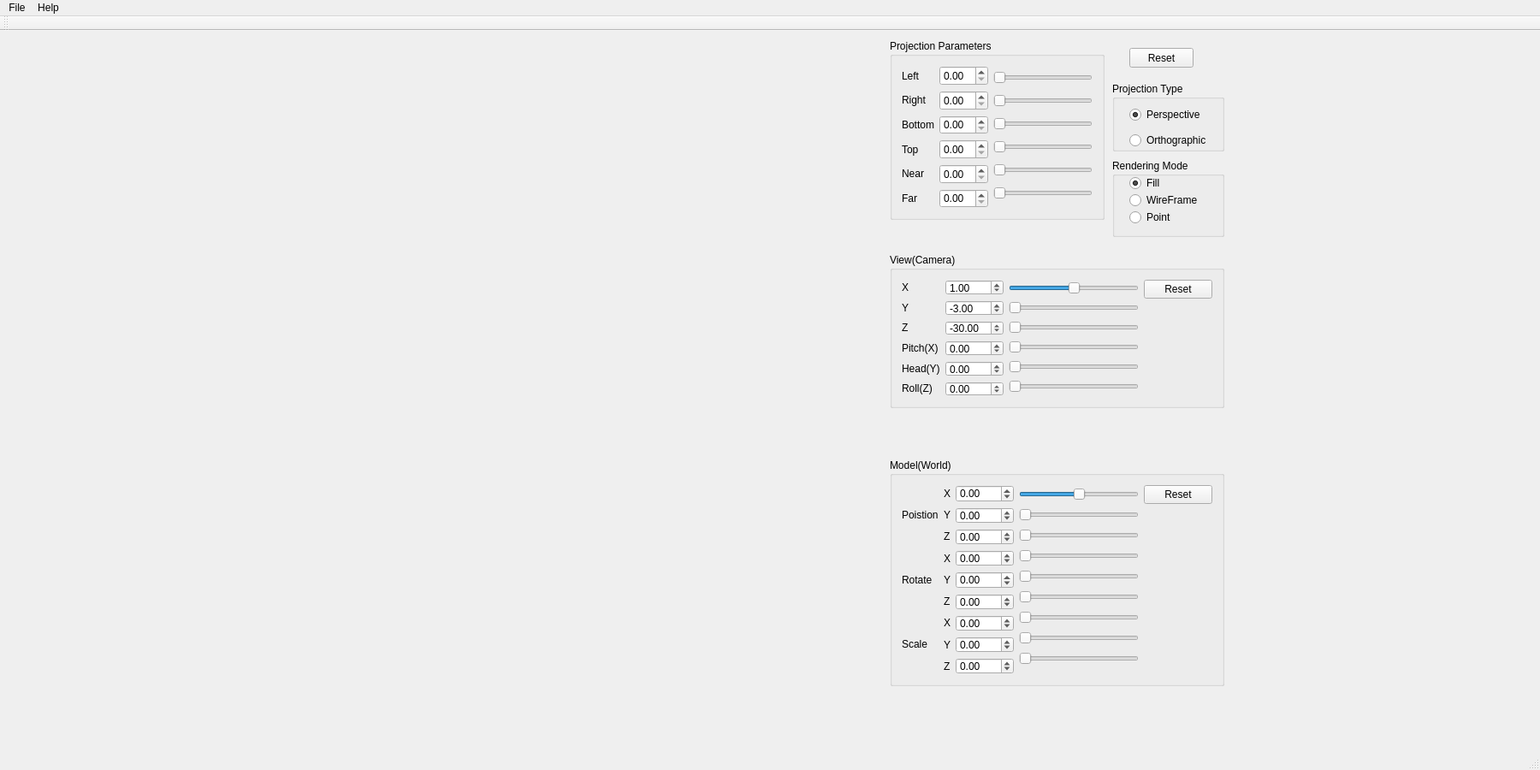
<?xml version="1.0" encoding="UTF-8"?>
<ui version="4.0">
 <class>mainwindowClass</class>
 <widget class="QMainWindow" name="mainwindowClass">
  <property name="geometry">
   <rect>
    <x>0</x>
    <y>0</y>
    <width>1800</width>
    <height>900</height>
   </rect>
  </property>
  <property name="windowTitle">
   <string>OpenGL-Transform</string>
  </property>
  <widget class="QWidget" name="centralWidget">
   <widget class="GLWidget" name="verticalWidget" native="true">
    <property name="geometry">
     <rect>
      <x>20</x>
      <y>10</y>
      <width>1000</width>
      <height>800</height>
     </rect>
    </property>
    <layout class="QVBoxLayout" name="verticalLayout"/>
   </widget>
   <widget class="QWidget" name="widget" native="true">
    <property name="geometry">
     <rect>
      <x>1030</x>
      <y>-10</y>
      <width>411</width>
      <height>801</height>
     </rect>
    </property>
    <widget class="QGroupBox" name="groupBox">
     <property name="geometry">
      <rect>
       <x>10</x>
       <y>270</y>
       <width>391</width>
       <height>181</height>
      </rect>
     </property>
     <property name="title">
      <string>View(Camera)</string>
     </property>
     <layout class="QGridLayout" name="gridLayout">
      <item row="0" column="0" rowspan="2">
       <layout class="QHBoxLayout" name="horizontalLayout">
        <item>
         <layout class="QVBoxLayout" name="verticalLayout_2">
          <item>
           <widget class="QLabel" name="label">
            <property name="text">
             <string>X</string>
            </property>
           </widget>
          </item>
          <item>
           <widget class="QLabel" name="label_2">
            <property name="text">
             <string>Y</string>
            </property>
           </widget>
          </item>
          <item>
           <widget class="QLabel" name="label_3">
            <property name="text">
             <string>Z</string>
            </property>
           </widget>
          </item>
          <item>
           <widget class="QLabel" name="label_5">
            <property name="text">
             <string>Pitch(X)</string>
            </property>
           </widget>
          </item>
          <item>
           <widget class="QLabel" name="label_6">
            <property name="text">
             <string>Head(Y)</string>
            </property>
           </widget>
          </item>
          <item>
           <widget class="QLabel" name="label_7">
            <property name="text">
             <string>Roll(Z)</string>
            </property>
           </widget>
          </item>
         </layout>
        </item>
        <item>
         <layout class="QVBoxLayout" name="verticalLayout_3">
          <item>
           <widget class="QDoubleSpinBox" name="XDoubleSpinBox">
            <property name="minimum">
             <double>-100.000000000000000</double>
            </property>
            <property name="value">
             <double>1.000000000000000</double>
            </property>
           </widget>
          </item>
          <item>
           <widget class="QDoubleSpinBox" name="YDoubleSpinBox">
            <property name="minimum">
             <double>-100.000000000000000</double>
            </property>
            <property name="value">
             <double>-3.000000000000000</double>
            </property>
           </widget>
          </item>
          <item>
           <widget class="QDoubleSpinBox" name="ZDoubleSpinBox">
            <property name="minimum">
             <double>-100.000000000000000</double>
            </property>
            <property name="value">
             <double>-30.000000000000000</double>
            </property>
           </widget>
          </item>
          <item>
           <widget class="QDoubleSpinBox" name="PitchDoubleSpinBox">
            <property name="minimum">
             <double>-100.000000000000000</double>
            </property>
           </widget>
          </item>
          <item>
           <widget class="QDoubleSpinBox" name="HeadDoubleSpinBox">
            <property name="minimum">
             <double>-100.000000000000000</double>
            </property>
           </widget>
          </item>
          <item>
           <widget class="QDoubleSpinBox" name="RollDoubleSpinBox">
            <property name="minimum">
             <double>-100.000000000000000</double>
            </property>
           </widget>
          </item>
         </layout>
        </item>
        <item>
         <layout class="QVBoxLayout" name="verticalLayout_4">
          <item>
           <widget class="QSlider" name="XHorizontalSlider">
            <property name="minimum">
             <number>-100</number>
            </property>
            <property name="maximum">
             <number>100</number>
            </property>
            <property name="orientation">
             <enum>Qt::Horizontal</enum>
            </property>
           </widget>
          </item>
          <item>
           <widget class="QSlider" name="YHorizontalSlider">
            <property name="orientation">
             <enum>Qt::Horizontal</enum>
            </property>
           </widget>
          </item>
          <item>
           <widget class="QSlider" name="ZHorizontalSlider">
            <property name="orientation">
             <enum>Qt::Horizontal</enum>
            </property>
           </widget>
          </item>
          <item>
           <widget class="QSlider" name="PitchHorizontalSlider">
            <property name="orientation">
             <enum>Qt::Horizontal</enum>
            </property>
           </widget>
          </item>
          <item>
           <widget class="QSlider" name="HeadHorizontalSlider">
            <property name="orientation">
             <enum>Qt::Horizontal</enum>
            </property>
           </widget>
          </item>
          <item>
           <widget class="QSlider" name="RollHorizontalSlider">
            <property name="orientation">
             <enum>Qt::Horizontal</enum>
            </property>
           </widget>
          </item>
         </layout>
        </item>
       </layout>
      </item>
      <item row="0" column="1">
       <widget class="QPushButton" name="ViewButton">
        <property name="text">
         <string>Reset</string>
        </property>
       </widget>
      </item>
      <item row="1" column="1">
       <spacer name="verticalSpacer">
        <property name="orientation">
         <enum>Qt::Vertical</enum>
        </property>
        <property name="sizeHint" stdset="0">
         <size>
          <width>20</width>
          <height>117</height>
         </size>
        </property>
       </spacer>
      </item>
     </layout>
    </widget>
    <widget class="QGroupBox" name="groupBox_2">
     <property name="geometry">
      <rect>
       <x>10</x>
       <y>510</y>
       <width>391</width>
       <height>266</height>
      </rect>
     </property>
     <property name="title">
      <string>Model(World)</string>
     </property>
     <layout class="QGridLayout" name="gridLayout_4">
      <item row="0" column="0">
       <layout class="QGridLayout" name="gridLayout_2">
        <item row="0" column="0" rowspan="2">
         <layout class="QHBoxLayout" name="horizontalLayout_2">
          <item>
           <layout class="QVBoxLayout" name="verticalLayout_5">
            <item>
             <widget class="QLabel" name="label_4">
              <property name="text">
               <string>Poistion</string>
              </property>
             </widget>
            </item>
            <item>
             <widget class="QLabel" name="label_8">
              <property name="text">
               <string>Rotate</string>
              </property>
             </widget>
            </item>
            <item>
             <widget class="QLabel" name="label_9">
              <property name="text">
               <string>Scale</string>
              </property>
             </widget>
            </item>
           </layout>
          </item>
          <item>
           <layout class="QVBoxLayout" name="verticalLayout_6">
            <item>
             <widget class="QLabel" name="label_10">
              <property name="text">
               <string>X</string>
              </property>
             </widget>
            </item>
            <item>
             <widget class="QLabel" name="label_11">
              <property name="text">
               <string>Y</string>
              </property>
             </widget>
            </item>
            <item>
             <widget class="QLabel" name="label_12">
              <property name="text">
               <string>Z</string>
              </property>
             </widget>
            </item>
            <item>
             <widget class="QLabel" name="label_13">
              <property name="text">
               <string>X</string>
              </property>
             </widget>
            </item>
            <item>
             <widget class="QLabel" name="label_14">
              <property name="text">
               <string>Y</string>
              </property>
             </widget>
            </item>
            <item>
             <widget class="QLabel" name="label_15">
              <property name="text">
               <string>Z</string>
              </property>
             </widget>
            </item>
            <item>
             <widget class="QLabel" name="label_16">
              <property name="text">
               <string>X</string>
              </property>
             </widget>
            </item>
            <item>
             <widget class="QLabel" name="label_17">
              <property name="text">
               <string>Y</string>
              </property>
             </widget>
            </item>
            <item>
             <widget class="QLabel" name="label_18">
              <property name="text">
               <string>Z</string>
              </property>
             </widget>
            </item>
           </layout>
          </item>
          <item>
           <layout class="QVBoxLayout" name="verticalLayout_7">
            <item>
             <widget class="QDoubleSpinBox" name="PosXDoubleSpinBox">
              <property name="minimum">
               <double>-100.000000000000000</double>
              </property>
             </widget>
            </item>
            <item>
             <widget class="QDoubleSpinBox" name="PosYDoubleSpinBox">
              <property name="minimum">
               <double>-100.000000000000000</double>
              </property>
             </widget>
            </item>
            <item>
             <widget class="QDoubleSpinBox" name="PosZDoubleSpinBox">
              <property name="minimum">
               <double>-100.000000000000000</double>
              </property>
             </widget>
            </item>
            <item>
             <widget class="QDoubleSpinBox" name="RotXDoubleSpinBox">
              <property name="minimum">
               <double>-100.000000000000000</double>
              </property>
             </widget>
            </item>
            <item>
             <widget class="QDoubleSpinBox" name="RotZDoubleSpinBox">
              <property name="minimum">
               <double>-100.000000000000000</double>
              </property>
             </widget>
            </item>
            <item>
             <widget class="QDoubleSpinBox" name="RotYDoubleSpinBox">
              <property name="minimum">
               <double>-100.000000000000000</double>
              </property>
             </widget>
            </item>
            <item>
             <widget class="QDoubleSpinBox" name="ScaleXDoubleSpinBox">
              <property name="minimum">
               <double>-100.000000000000000</double>
              </property>
             </widget>
            </item>
            <item>
             <widget class="QDoubleSpinBox" name="ScaleYDoubleSpinBox">
              <property name="minimum">
               <double>-100.000000000000000</double>
              </property>
             </widget>
            </item>
            <item>
             <widget class="QDoubleSpinBox" name="ScaleZDoubleSpinBox">
              <property name="minimum">
               <double>-100.000000000000000</double>
              </property>
             </widget>
            </item>
           </layout>
          </item>
          <item>
           <layout class="QVBoxLayout" name="verticalLayout_8">
            <item>
             <widget class="QSlider" name="PosXHorizontalSlider">
              <property name="minimum">
               <number>-100</number>
              </property>
              <property name="orientation">
               <enum>Qt::Horizontal</enum>
              </property>
             </widget>
            </item>
            <item>
             <widget class="QSlider" name="PosXHorizontalSlider_2">
              <property name="orientation">
               <enum>Qt::Horizontal</enum>
              </property>
             </widget>
            </item>
            <item>
             <widget class="QSlider" name="PosXHorizontalSlider_3">
              <property name="orientation">
               <enum>Qt::Horizontal</enum>
              </property>
             </widget>
            </item>
            <item>
             <widget class="QSlider" name="RotXHorizontalSlider">
              <property name="orientation">
               <enum>Qt::Horizontal</enum>
              </property>
             </widget>
            </item>
            <item>
             <widget class="QSlider" name="RotYHorizontalSlider">
              <property name="orientation">
               <enum>Qt::Horizontal</enum>
              </property>
             </widget>
            </item>
            <item>
             <widget class="QSlider" name="RotZHorizontalSlider">
              <property name="orientation">
               <enum>Qt::Horizontal</enum>
              </property>
             </widget>
            </item>
            <item>
             <widget class="QSlider" name="ScaleXHorizontalSlider">
              <property name="orientation">
               <enum>Qt::Horizontal</enum>
              </property>
             </widget>
            </item>
            <item>
             <widget class="QSlider" name="ScaleYHorizontalSlider">
              <property name="orientation">
               <enum>Qt::Horizontal</enum>
              </property>
             </widget>
            </item>
            <item>
             <widget class="QSlider" name="ScaleZHorizontalSlider">
              <property name="orientation">
               <enum>Qt::Horizontal</enum>
              </property>
             </widget>
            </item>
           </layout>
          </item>
         </layout>
        </item>
        <item row="0" column="1">
         <widget class="QPushButton" name="modelButton">
          <property name="text">
           <string>Reset</string>
          </property>
         </widget>
        </item>
        <item row="1" column="1">
         <spacer name="verticalSpacer_2">
          <property name="orientation">
           <enum>Qt::Vertical</enum>
          </property>
          <property name="sizeHint" stdset="0">
           <size>
            <width>20</width>
            <height>40</height>
           </size>
          </property>
         </spacer>
        </item>
       </layout>
      </item>
     </layout>
    </widget>
    <widget class="QGroupBox" name="groupBox_3">
     <property name="geometry">
      <rect>
       <x>10</x>
       <y>20</y>
       <width>251</width>
       <height>211</height>
      </rect>
     </property>
     <property name="title">
      <string>Projection Parameters</string>
     </property>
     <layout class="QGridLayout" name="gridLayout_3">
      <item row="0" column="0">
       <layout class="QVBoxLayout" name="verticalLayout_9">
        <item>
         <widget class="QLabel" name="label_19">
          <property name="text">
           <string>Left</string>
          </property>
         </widget>
        </item>
        <item>
         <widget class="QLabel" name="label_20">
          <property name="text">
           <string>Right</string>
          </property>
         </widget>
        </item>
        <item>
         <widget class="QLabel" name="label_21">
          <property name="text">
           <string>Bottom</string>
          </property>
         </widget>
        </item>
        <item>
         <widget class="QLabel" name="label_22">
          <property name="text">
           <string>Top</string>
          </property>
         </widget>
        </item>
        <item>
         <widget class="QLabel" name="label_23">
          <property name="text">
           <string>Near</string>
          </property>
         </widget>
        </item>
        <item>
         <widget class="QLabel" name="label_24">
          <property name="text">
           <string>Far</string>
          </property>
         </widget>
        </item>
       </layout>
      </item>
      <item row="0" column="1">
       <layout class="QVBoxLayout" name="verticalLayout_10">
        <item>
         <widget class="QDoubleSpinBox" name="LeftDoubleSpinBox"/>
        </item>
        <item>
         <widget class="QDoubleSpinBox" name="RightDoubleSpinBox"/>
        </item>
        <item>
         <widget class="QDoubleSpinBox" name="BottomDoubleSpinBox"/>
        </item>
        <item>
         <widget class="QDoubleSpinBox" name="TopDoubleSpinBox"/>
        </item>
        <item>
         <widget class="QDoubleSpinBox" name="NearDoubleSpinBox"/>
        </item>
        <item>
         <widget class="QDoubleSpinBox" name="FarDoubleSpinBox"/>
        </item>
       </layout>
      </item>
      <item row="0" column="2">
       <layout class="QVBoxLayout" name="verticalLayout_11">
        <item>
         <widget class="QSlider" name="LeftHorizontalSlider">
          <property name="orientation">
           <enum>Qt::Horizontal</enum>
          </property>
         </widget>
        </item>
        <item>
         <widget class="QSlider" name="RightHorizontalSlider">
          <property name="orientation">
           <enum>Qt::Horizontal</enum>
          </property>
         </widget>
        </item>
        <item>
         <widget class="QSlider" name="BottomHorizontalSlider">
          <property name="orientation">
           <enum>Qt::Horizontal</enum>
          </property>
         </widget>
        </item>
        <item>
         <widget class="QSlider" name="TopHorizontalSlider">
          <property name="orientation">
           <enum>Qt::Horizontal</enum>
          </property>
         </widget>
        </item>
        <item>
         <widget class="QSlider" name="NearHorizontalSlider">
          <property name="orientation">
           <enum>Qt::Horizontal</enum>
          </property>
         </widget>
        </item>
        <item>
         <widget class="QSlider" name="FarHorizontalSlider">
          <property name="orientation">
           <enum>Qt::Horizontal</enum>
          </property>
         </widget>
        </item>
       </layout>
      </item>
     </layout>
    </widget>
    <widget class="QGroupBox" name="groupBox_4">
     <property name="geometry">
      <rect>
       <x>270</x>
       <y>70</y>
       <width>131</width>
       <height>81</height>
      </rect>
     </property>
     <property name="title">
      <string>Projection Type</string>
     </property>
     <widget class="QRadioButton" name="PerspRadioButton">
      <property name="geometry">
       <rect>
        <x>20</x>
        <y>30</y>
        <width>89</width>
        <height>16</height>
       </rect>
      </property>
      <property name="text">
       <string>Perspective</string>
      </property>
      <property name="checked">
       <bool>true</bool>
      </property>
     </widget>
     <widget class="QRadioButton" name="OrthoRadioButton">
      <property name="geometry">
       <rect>
        <x>20</x>
        <y>60</y>
        <width>111</width>
        <height>16</height>
       </rect>
      </property>
      <property name="text">
       <string>Orthographic</string>
      </property>
     </widget>
    </widget>
    <widget class="QGroupBox" name="groupBox_5">
     <property name="geometry">
      <rect>
       <x>270</x>
       <y>160</y>
       <width>131</width>
       <height>91</height>
      </rect>
     </property>
     <property name="title">
      <string>Rendering Mode</string>
     </property>
     <widget class="QRadioButton" name="FillRadioButton">
      <property name="geometry">
       <rect>
        <x>20</x>
        <y>20</y>
        <width>89</width>
        <height>16</height>
       </rect>
      </property>
      <property name="text">
       <string>Fill</string>
      </property>
      <property name="checked">
       <bool>true</bool>
      </property>
     </widget>
     <widget class="QRadioButton" name="WireRadioButton">
      <property name="geometry">
       <rect>
        <x>20</x>
        <y>40</y>
        <width>89</width>
        <height>16</height>
       </rect>
      </property>
      <property name="text">
       <string>WireFrame</string>
      </property>
     </widget>
     <widget class="QRadioButton" name="PointRadioButton">
      <property name="geometry">
       <rect>
        <x>20</x>
        <y>60</y>
        <width>89</width>
        <height>16</height>
       </rect>
      </property>
      <property name="text">
       <string>Point</string>
      </property>
     </widget>
    </widget>
    <widget class="QPushButton" name="projButton">
     <property name="geometry">
      <rect>
       <x>290</x>
       <y>30</y>
       <width>75</width>
       <height>23</height>
      </rect>
     </property>
     <property name="text">
      <string>Reset</string>
     </property>
    </widget>
   </widget>
  </widget>
  <widget class="QMenuBar" name="menuBar">
   <property name="geometry">
    <rect>
     <x>0</x>
     <y>0</y>
     <width>1800</width>
     <height>23</height>
    </rect>
   </property>
   <widget class="QMenu" name="menuAbout">
    <property name="title">
     <string>File</string>
    </property>
    <addaction name="actionExit"/>
   </widget>
   <widget class="QMenu" name="menuHelp">
    <property name="title">
     <string>Help</string>
    </property>
    <addaction name="actionAbout"/>
   </widget>
   <addaction name="menuAbout"/>
   <addaction name="menuHelp"/>
  </widget>
  <widget class="QToolBar" name="mainToolBar">
   <attribute name="toolBarArea">
    <enum>TopToolBarArea</enum>
   </attribute>
   <attribute name="toolBarBreak">
    <bool>false</bool>
   </attribute>
  </widget>
  <widget class="QStatusBar" name="statusBar"/>
  <action name="actionExit">
   <property name="text">
    <string>Exit</string>
   </property>
  </action>
  <action name="actionAbout">
   <property name="text">
    <string>About</string>
   </property>
  </action>
 </widget>
 <layoutdefault spacing="6" margin="11"/>
 <customwidgets>
  <customwidget>
   <class>GLWidget</class>
   <extends>QWidget</extends>
   <header>glwidget.h</header>
   <container>1</container>
   <slots>
    <signal>sliderChanged(double)</signal>
    <slot>setPosX(double)</slot>
    <slot>setPosY(double)</slot>
    <slot>setPosZ(double)</slot>
    <slot>setRotateX(double)</slot>
    <slot>setRotateY(double)</slot>
    <slot>setRotateZ(double)</slot>
    <slot>setScaleX(double)</slot>
    <slot>setScaleY(double)</slot>
    <slot>setScaleZ(double)</slot>
    <slot>setCameraX(double)</slot>
    <slot>setCameraY(double)</slot>
    <slot>setCameraZ(double)</slot>
    <slot>setHead(double)</slot>
    <slot>setRoll(double)</slot>
    <slot>setPtich(double)</slot>
    <slot>setRight(double)</slot>
    <slot>setLeft(double)</slot>
    <slot>setBottom(double)</slot>
    <slot>setTop(double)</slot>
    <slot>setNear(double)</slot>
    <slot>setFar(double)</slot>
    <slot>slider(int)</slot>
   </slots>
  </customwidget>
 </customwidgets>
 <resources>
  <include location="mainwindow.qrc"/>
 </resources>
 <connections>
  <connection>
   <sender>PosXDoubleSpinBox</sender>
   <signal>valueChanged(double)</signal>
   <receiver>verticalWidget</receiver>
   <slot>setPosX(double)</slot>
   <hints>
    <hint type="sourcelabel">
     <x>1192</x>
     <y>579</y>
    </hint>
    <hint type="destinationlabel">
     <x>804</x>
     <y>590</y>
    </hint>
   </hints>
  </connection>
  <connection>
   <sender>PosYDoubleSpinBox</sender>
   <signal>valueChanged(double)</signal>
   <receiver>verticalWidget</receiver>
   <slot>setPosY(double)</slot>
   <hints>
    <hint type="sourcelabel">
     <x>1192</x>
     <y>605</y>
    </hint>
    <hint type="destinationlabel">
     <x>941</x>
     <y>617</y>
    </hint>
   </hints>
  </connection>
  <connection>
   <sender>PosZDoubleSpinBox</sender>
   <signal>valueChanged(double)</signal>
   <receiver>verticalWidget</receiver>
   <slot>setPosZ(double)</slot>
   <hints>
    <hint type="sourcelabel">
     <x>1192</x>
     <y>631</y>
    </hint>
    <hint type="destinationlabel">
     <x>951</x>
     <y>638</y>
    </hint>
   </hints>
  </connection>
  <connection>
   <sender>RotXDoubleSpinBox</sender>
   <signal>valueChanged(double)</signal>
   <receiver>verticalWidget</receiver>
   <slot>setRotateX(double)</slot>
   <hints>
    <hint type="sourcelabel">
     <x>1192</x>
     <y>657</y>
    </hint>
    <hint type="destinationlabel">
     <x>957</x>
     <y>663</y>
    </hint>
   </hints>
  </connection>
  <connection>
   <sender>RotZDoubleSpinBox</sender>
   <signal>valueChanged(double)</signal>
   <receiver>verticalWidget</receiver>
   <slot>setRotateY(double)</slot>
   <hints>
    <hint type="sourcelabel">
     <x>1192</x>
     <y>683</y>
    </hint>
    <hint type="destinationlabel">
     <x>951</x>
     <y>687</y>
    </hint>
   </hints>
  </connection>
  <connection>
   <sender>RotYDoubleSpinBox</sender>
   <signal>valueChanged(double)</signal>
   <receiver>verticalWidget</receiver>
   <slot>setRotateZ(double)</slot>
   <hints>
    <hint type="sourcelabel">
     <x>1192</x>
     <y>709</y>
    </hint>
    <hint type="destinationlabel">
     <x>928</x>
     <y>710</y>
    </hint>
   </hints>
  </connection>
  <connection>
   <sender>ScaleXDoubleSpinBox</sender>
   <signal>valueChanged(double)</signal>
   <receiver>verticalWidget</receiver>
   <slot>setScaleX(double)</slot>
   <hints>
    <hint type="sourcelabel">
     <x>1192</x>
     <y>735</y>
    </hint>
    <hint type="destinationlabel">
     <x>940</x>
     <y>744</y>
    </hint>
   </hints>
  </connection>
  <connection>
   <sender>ScaleYDoubleSpinBox</sender>
   <signal>valueChanged(double)</signal>
   <receiver>verticalWidget</receiver>
   <slot>setScaleY(double)</slot>
   <hints>
    <hint type="sourcelabel">
     <x>1192</x>
     <y>761</y>
    </hint>
    <hint type="destinationlabel">
     <x>919</x>
     <y>766</y>
    </hint>
   </hints>
  </connection>
  <connection>
   <sender>ScaleZDoubleSpinBox</sender>
   <signal>valueChanged(double)</signal>
   <receiver>verticalWidget</receiver>
   <slot>setScaleZ(double)</slot>
   <hints>
    <hint type="sourcelabel">
     <x>1192</x>
     <y>787</y>
    </hint>
    <hint type="destinationlabel">
     <x>940</x>
     <y>790</y>
    </hint>
   </hints>
  </connection>
  <connection>
   <sender>XDoubleSpinBox</sender>
   <signal>valueChanged(double)</signal>
   <receiver>verticalWidget</receiver>
   <slot>setCameraX(double)</slot>
   <hints>
    <hint type="sourcelabel">
     <x>1131</x>
     <y>327</y>
    </hint>
    <hint type="destinationlabel">
     <x>950</x>
     <y>330</y>
    </hint>
   </hints>
  </connection>
  <connection>
   <sender>YDoubleSpinBox</sender>
   <signal>valueChanged(double)</signal>
   <receiver>verticalWidget</receiver>
   <slot>setCameraY(double)</slot>
   <hints>
    <hint type="sourcelabel">
     <x>1133</x>
     <y>356</y>
    </hint>
    <hint type="destinationlabel">
     <x>969</x>
     <y>352</y>
    </hint>
   </hints>
  </connection>
  <connection>
   <sender>ZDoubleSpinBox</sender>
   <signal>valueChanged(double)</signal>
   <receiver>verticalWidget</receiver>
   <slot>setCameraZ(double)</slot>
   <hints>
    <hint type="sourcelabel">
     <x>1114</x>
     <y>376</y>
    </hint>
    <hint type="destinationlabel">
     <x>961</x>
     <y>376</y>
    </hint>
   </hints>
  </connection>
  <connection>
   <sender>PitchDoubleSpinBox</sender>
   <signal>valueChanged(double)</signal>
   <receiver>verticalWidget</receiver>
   <slot>setPtich(double)</slot>
   <hints>
    <hint type="sourcelabel">
     <x>1111</x>
     <y>407</y>
    </hint>
    <hint type="destinationlabel">
     <x>1004</x>
     <y>404</y>
    </hint>
   </hints>
  </connection>
  <connection>
   <sender>HeadDoubleSpinBox</sender>
   <signal>valueChanged(double)</signal>
   <receiver>verticalWidget</receiver>
   <slot>setHead(double)</slot>
   <hints>
    <hint type="sourcelabel">
     <x>1118</x>
     <y>426</y>
    </hint>
    <hint type="destinationlabel">
     <x>990</x>
     <y>427</y>
    </hint>
   </hints>
  </connection>
  <connection>
   <sender>RollDoubleSpinBox</sender>
   <signal>valueChanged(double)</signal>
   <receiver>verticalWidget</receiver>
   <slot>setRoll(double)</slot>
   <hints>
    <hint type="sourcelabel">
     <x>1109</x>
     <y>454</y>
    </hint>
    <hint type="destinationlabel">
     <x>999</x>
     <y>452</y>
    </hint>
   </hints>
  </connection>
  <connection>
   <sender>LeftDoubleSpinBox</sender>
   <signal>valueChanged(double)</signal>
   <receiver>verticalWidget</receiver>
   <slot>setLeft(double)</slot>
   <hints>
    <hint type="sourcelabel">
     <x>1113</x>
     <y>76</y>
    </hint>
    <hint type="destinationlabel">
     <x>979</x>
     <y>76</y>
    </hint>
   </hints>
  </connection>
  <connection>
   <sender>RightDoubleSpinBox</sender>
   <signal>valueChanged(double)</signal>
   <receiver>verticalWidget</receiver>
   <slot>setRight(double)</slot>
   <hints>
    <hint type="sourcelabel">
     <x>1105</x>
     <y>112</y>
    </hint>
    <hint type="destinationlabel">
     <x>982</x>
     <y>109</y>
    </hint>
   </hints>
  </connection>
  <connection>
   <sender>BottomDoubleSpinBox</sender>
   <signal>valueChanged(double)</signal>
   <receiver>verticalWidget</receiver>
   <slot>setBottom(double)</slot>
   <hints>
    <hint type="sourcelabel">
     <x>1105</x>
     <y>143</y>
    </hint>
    <hint type="destinationlabel">
     <x>980</x>
     <y>139</y>
    </hint>
   </hints>
  </connection>
  <connection>
   <sender>TopDoubleSpinBox</sender>
   <signal>valueChanged(double)</signal>
   <receiver>verticalWidget</receiver>
   <slot>setTop(double)</slot>
   <hints>
    <hint type="sourcelabel">
     <x>1103</x>
     <y>167</y>
    </hint>
    <hint type="destinationlabel">
     <x>994</x>
     <y>168</y>
    </hint>
   </hints>
  </connection>
  <connection>
   <sender>NearDoubleSpinBox</sender>
   <signal>valueChanged(double)</signal>
   <receiver>verticalWidget</receiver>
   <slot>setNear(double)</slot>
   <hints>
    <hint type="sourcelabel">
     <x>1095</x>
     <y>192</y>
    </hint>
    <hint type="destinationlabel">
     <x>988</x>
     <y>193</y>
    </hint>
   </hints>
  </connection>
  <connection>
   <sender>FarDoubleSpinBox</sender>
   <signal>valueChanged(double)</signal>
   <receiver>verticalWidget</receiver>
   <slot>setFar(double)</slot>
   <hints>
    <hint type="sourcelabel">
     <x>1109</x>
     <y>229</y>
    </hint>
    <hint type="destinationlabel">
     <x>996</x>
     <y>219</y>
    </hint>
   </hints>
  </connection>
  <connection>
   <sender>actionExit</sender>
   <signal>triggered()</signal>
   <receiver>mainwindowClass</receiver>
   <slot>close()</slot>
   <hints>
    <hint type="sourcelabel">
     <x>-1</x>
     <y>-1</y>
    </hint>
    <hint type="destinationlabel">
     <x>899</x>
     <y>449</y>
    </hint>
   </hints>
  </connection>
  <connection>
   <sender>PosXHorizontalSlider</sender>
   <signal>valueChanged(int)</signal>
   <receiver>verticalWidget</receiver>
   <slot>slider(int)</slot>
   <hints>
    <hint type="sourcelabel">
     <x>1255</x>
     <y>564</y>
    </hint>
    <hint type="destinationlabel">
     <x>930</x>
     <y>567</y>
    </hint>
   </hints>
  </connection>
  <connection>
   <sender>verticalWidget</sender>
   <signal>sliderChanged(double)</signal>
   <receiver>PosXDoubleSpinBox</receiver>
   <slot>setValue(double)</slot>
   <hints>
    <hint type="sourcelabel">
     <x>969</x>
     <y>542</y>
    </hint>
    <hint type="destinationlabel">
     <x>1149</x>
     <y>567</y>
    </hint>
   </hints>
  </connection>
 </connections>
</ui>
